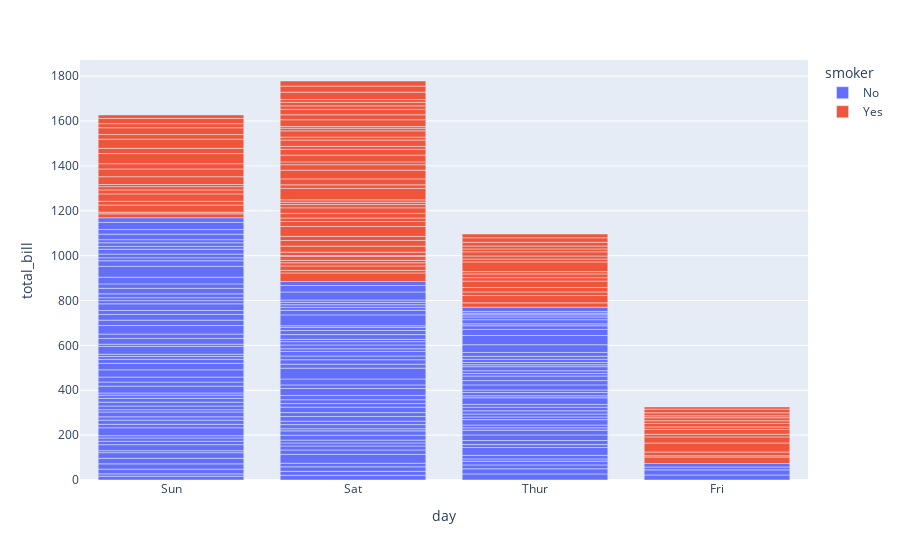

The cell this chart's notebook holds for it:
### Code cell
fig=px.bar(data,x='day',y='total_bill',color='smoker')
fig.show()

### Figure 1 — Plotly figure (JSON) as saved in the notebook; plotly's stock layout.template omitted (floating-point values rounded to 4 significant figures; data arrays with more than 128 entries replaced by an {"elided": "..."} marker saying what was removed)
{"data": [{"alignmentgroup": "True", "hovertemplate": "smoker=No<br>day=%{x}<br>total_bill=%{y}<extra></extra>", "legendgroup": "No", "marker": {"color": "#636efa", "pattern": {"shape": ""}}, "name": "No", "offsetgroup": "No", "orientation": "v", "showlegend": true, "textposition": "auto", "type": "bar", "x": {"elided": "151 str values"}, "xaxis": "x", "y": {"elided": "151 float values"}, "yaxis": "y"}, {"alignmentgroup": "True", "hovertemplate": "smoker=Yes<br>day=%{x}<br>total_bill=%{y}<extra></extra>", "legendgroup": "Yes", "marker": {"color": "#EF553B", "pattern": {"shape": ""}}, "name": "Yes", "offsetgroup": "Yes", "orientation": "v", "showlegend": true, "textposition": "auto", "type": "bar", "x": ["Sat", "Sat", "Sat", "Sat", "Sat", "Sat", "Sat", "Sat", "Sat", "Sat", "Sat", "Thur", "Thur", "Fri", "Fri", "Fri", "Fri", "Fri", "Fri", "Fri", "Fri", "Fri", "Sat", "Sat", "Sat", "Sat", "Sat", "Sat", "Thur", "Sun", "Sat", "Sat", "Sat", "Sat", "Sun", "Sun", "Sun", "Sun", "Sun", "Sun", "Sun", "Sun", "Sun", "Sun", "Sun", "Sun", "Sun", "Sun", "Sun", "Sun", "Sun", "Sun", "Thur", "Thur", "Thur", "Thur", "Thur", "Thur", "Thur", "Thur", "Thur", "Thur", "Thur", "Thur", "Thur", "Thur", "Sat", "Sat", "Sat", "Sat", "Sat", "Sat", "Sat", "Sat", "Sat", "Sat", "Sat", "Sat", "Sat", "Fri", "Fri", "Fri", "Fri", "Fri", "Fri", "Sat", "Sat", "Sat", "Sat", "Sat", "Sat", "Sat", "Sat"], "xaxis": "x", "y": [38.01, 11.24, 20.29, 13.81, 11.02, 18.29, 3.07, 15.01, 26.86, 25.28, 17.92, 19.44, 32.68, 28.97, 5.75, 16.32, 40.17, 27.28, 12.03, 21.01, 11.35, 15.38, 44.3, 22.42, 15.36, 20.49, 25.21, 14.31, 16, 17.51, 10.59, 10.63, 50.81, 15.81, 7.25, 31.85, 16.82, 32.9, 17.89, 14.48, 9.6, 34.63, 34.65, 23.33, 45.35, 23.17, 40.55, 20.9, 30.46, 18.15, 23.1, 15.69, 19.81, 28.44, 15.48, 16.58, 10.34, 43.11, 13, 13.51, 18.71, 12.74, 13, 16.4, 20.53, 16.47, 26.59, 38.73, 24.27, 12.76, 30.06, 25.89, 13.27, 28.17, 12.9, 28.15, 11.59, 7.74, 30.14, 12.16, 13.42, 8.58, 13.42, 16.27, 10.09, 22.12, 24.01, 15.69, 15.53, 12.6, 32.83, 27.18, 22.67], "yaxis": "y"}], "layout": {"barmode": "relative", "legend": {"title": {"text": "smoker"}, "tracegroupgap": 0}, "margin": {"t": 60}, "xaxis": {"anchor": "y", "domain": [0, 1], "title": {"text": "day"}}, "yaxis": {"anchor": "x", "domain": [0, 1], "title": {"text": "total_bill"}}}}
